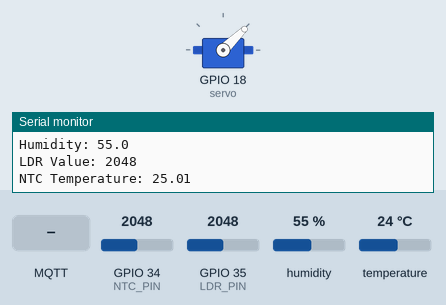
Recording of a sketch running on a simulated ESP32. Shown: servo, the last lines printed to the serial monitor. Inputs (shaded band) come from the test bench; at power-on: GPIO 34 (NTC_PIN) = 2048, GPIO 35 (LDR_PIN) = 2048, humidity 55 %, temperature 24 °C. WiFi joins after 1.5 s; servers stay silent unless stated; random numbers use the default seed unless the sketch sets one; no MQTT or app messages arrive unless stated.

Above: at 2.7 s.
2.8 s: MQTT message "1" arrives on the first subscribed topic
At 3.06 s:
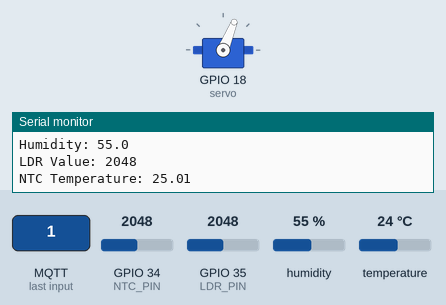
6.3 s: MQTT message "on" arrives on the first subscribed topic
At 7.57 s:
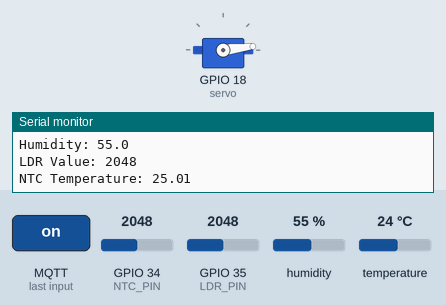
14.3 s: MQTT message "off" arrives on the first subscribed topic
At 14.49 s:
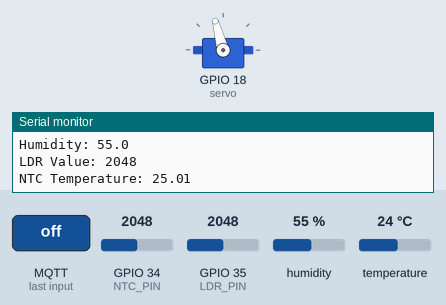
Timing chart, 0 to 25.8 s (numbered marks = the images above; inputs shaded):
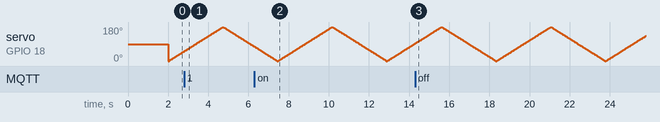

The sketch:

sketch.ino
```cpp
#include <WiFi.h>
#include <PubSubClient.h>
#include <DHTesp.h>
#include <ESP32Servo.h>
const int NTC_PIN = 34;
const int SERVO_PIN = 18;
const int DHT_PIN = 15;
const int LDR_PIN = 35;
char clientId[50];
DHTesp dht;
const char* ssid = "Wokwi-GUEST"; ///  wifi ssid
const char* password = "";
const char* mqtt_server = "broker.hivemq.com";// mosquitto server url

WiFiClient espClient;
PubSubClient client(espClient);
unsigned long lastMsg = 0;
float temp = 0;
float hum = 0;


void setup_wifi() {
  delay(10);
  Serial.println();
  Serial.print("Connecting to ");
  Serial.println(ssid);

  WiFi.mode(WIFI_STA);
  WiFi.begin(ssid, password);

  while (WiFi.status() != WL_CONNECTED) {
    delay(500);
    Serial.print(".");
  }

  randomSeed(micros());

  Serial.println("");
  Serial.println("WiFi connected");
  Serial.println("IP address: ");
  Serial.println(WiFi.localIP());
}
void callback(char* topic, byte* payload, unsigned int length) {
  Serial.print("Message arrived [");
  Serial.print(topic);
  Serial.print("] ");
  for (int i = 0; i < length; i++) {
    Serial.print((char)payload[i]);
  }}
void mqttReconnect() {
  while (!client.connected()) {
    Serial.print("Attempting MQTT connection...");
    long r = random(1000);
    sprintf(clientId, "clientId-%ld", r);
    if (client.connect(clientId)) {
      Serial.print(clientId);
      Serial.println(" connected");
      client.subscribe("AA");
    } else {
      Serial.print("failed, rc=");
      Serial.print(client.state());
      Serial.println(" try again in 5 seconds");
      delay(5000);
    }
  }
}

Servo servo;
float convertToTemperature(int adcValue) {
  // Convert ADC value to resistance
  float resistance = (float)(4095 - adcValue) * 10000 / adcValue;
  // Steinhart-Hart equation to calculate temperature in Celsius
  float temperature = 1 / (log(resistance / 10000) / 3950 + 1 / 298.15) - 273.15;
  return temperature;
}
void setup() {
  pinMode(34, INPUT); // Set NTC pin as input
  pinMode(18, OUTPUT);

  Serial.begin(115200);
  setup_wifi();
  client.setServer(mqtt_server, 1883);
  client.setCallback(callback);
  dht.setup(DHT_PIN, DHTesp::DHT22);
    servo.attach(18, 500, 2400);

}
int pos = 0;

void loop() {
  if (!client.connected()) {
     mqttReconnect();
  }
  client.loop();

  unsigned long now = millis();
  if (now - lastMsg > 2000) { //perintah publish data
    lastMsg = now;
    TempAndHumidity  data = dht.getTempAndHumidity();

    String temp = String(data.temperature, 2);
    client.publish("/Thinkitive/temp", temp.c_str()); // publish temp topic /ThinkIOT/temp
    String hum = String(data.humidity, 1);
    client.publish("/Thinkitive/hum", hum.c_str());   // publish hum topic /ThinkIOT/hum
    int ldrValue = analogRead(LDR_PIN);
    String ldrStr = String(ldrValue);
    client.publish("/Thinkitive/ldr", ldrStr.c_str());
      // Read NTC sensor value
    int ntcValue = analogRead(NTC_PIN);
    // Convert analog reading to temperature in Celsius
    float temperature = convertToTemperature(ntcValue);
    // Convert temperature to String
    String ntcStr = String(temperature, 2);
    // Publish temperature to MQTT topic
    client.publish("/Thinkitive/ntc", ntcStr.c_str());


    Serial.print("Temperature: ");
    Serial.println(temp);
    Serial.print("Humidity: ");
    Serial.println(hum);
     Serial.print("LDR Value: ");
    Serial.println(ldrStr);
    Serial.print("NTC Temperature: ");
    Serial.println(ntcStr);
     for (pos = 0; pos <= 180; pos += 1) {
    servo.write(pos);
    delay(15);
  }
  for (pos = 180; pos >= 0; pos -= 1) {
    servo.write(pos);
    delay(15);
  }


  }
}
```
